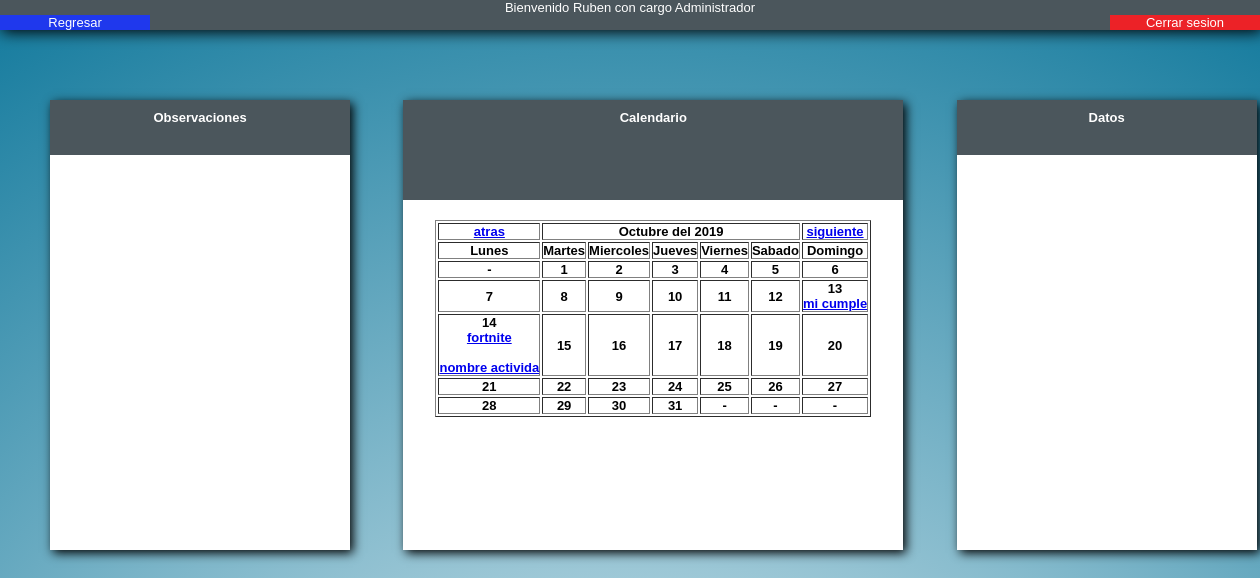
The page /vistas/calendar.php?mes=10&anio=2019 (signed in) on the database its author committed.
### tables this page shows
CREATE TABLE `Usuarios`
(
  `idUsuario` int(11) DEFAULT NULL AUTO_INCREMENT,
  `nombre` varchar(15) DEFAULT NULL,
  `username` varchar(15) DEFAULT NULL,
  `password` varchar(15) DEFAULT NULL,
  `idTipoUsuario` int(11) DEFAULT NULL,
   PRIMARY KEY (idUsuario),
   FOREIGN KEY (idTipoUsuario) REFERENCES TipoUsuarios(idTipoUsuario) ON DELETE CASCADE
);

CREATE TABLE `TipoUsuarios`
(
  `idTipoUsuario` int(11) DEFAULT NULL AUTO_INCREMENT,
  `nombreCargo` varchar(15) DEFAULT NULL,
  PRIMARY KEY (idTipoUsuario)
);

CREATE TABLE `Actividad`
(
  `idActividad` int(11) DEFAULT NULL AUTO_INCREMENT,
  `idProgramacion` int(11) DEFAULT NULL,
  `idDifusion` int(11) DEFAULT NULL,
  `idDiseno` int(11) DEFAULT NULL,
  PRIMARY KEY (idActividad),
  FOREIGN KEY (idProgramacion) REFERENCES Programacion(idProgramacion) ON DELETE CASCADE,
  FOREIGN KEY (idDifusion) REFERENCES Difusion(idDifusion) ON DELETE CASCADE,
  FOREIGN KEY (idDiseno) REFERENCES Diseno(idDiseno) ON DELETE CASCADE
);

CREATE TABLE `requerimientoActividad`
(
  `idRequerimientoActividad` int(11) DEFAULT NULL AUTO_INCREMENT,
  `fechaProgramacion` date DEFAULT NULL,
  `fechaEvento` date DEFAULT NULL,
  `nombreCompania` varchar(15) DEFAULT NULL,
  `nombreActividad` varchar(15) DEFAULT NULL,
  `disciplina` varchar(15) DEFAULT NULL,
  `lugar` varchar(15) DEFAULT NULL,
  `tipoEntrada` int(11) DEFAULT NULL,
  `costo` int(11) DEFAULT NULL,
  `duracion` time DEFAULT NULL,
  `observacion` varchar(500) DEFAULT NULL,
  PRIMARY KEY (idRequerimientoActividad)
);

### includes/user.php (called while the page is built, shortened)
<?php
include 'db.php';
class User extends DB
{
	private $nombre;
	private $cargo;
	public function setUser($user)
	{
		$query = $this->connect()->prepare('SELECT u.nombre,u.username,t.nombreCargo
											FROM usuarios u, tipousuarios t
											WHERE u.idTipoUsuario = t.idTipoUsuario
											AND username = :user');
		$query->execute(['user' => $user]);
		foreach($query as $currentUser)
		{
			$this->nombre = $currentUser['nombre'];
			$this->cargo = $currentUser['nombreCargo'];
		}
	}
	public function getNombre()
	{
		return $this->nombre;
	}
	public function getCargo()
	{
		return $this->cargo;
	}
}
?>

### includes/db.php (called while the page is built)
<?php
class DB
{
	private $host;
	private $db;
	private $user;
	private $password;
	private $charset;
	public function __construct()
	{
		$this->host = 'localhost';
		$this->db = 'prueba';
		$this->user = 'root';
		$this->password = 'QQWWEERR1';
		$this->charset = 'utf8mb4';
	}
	public function connect()
	{
		try
		{
			$connection = "mysql:host=" . $this->host . ";dbname=" . $this->db . ";charset=" . $this->charset;
			$options = [PDO::ATTR_ERRMODE => PDO::ERRMODE_EXCEPTION,
						PDO::ATTR_EMULATE_PREPARES => false,];
			$pdo = new PDO($connection,$this->user,$this->password,$options);
			return $pdo;
		}
		catch(PDOException $e)
		{
			print_r("Error connection: " . $e->getMessage());
		}
	}
}
?>

### vistas/calendar.php (the view, shortened to what this page needs)
<?php
	include_once '../includes/user.php';
    include_once '../includes/db.php';
    $userSession = new UserSession();
    $user = new User();
    if(isset($_SESSION['user']))
    {
        $user->setUser($userSession->getCurrentUser());
    }
    else
    {
        header("location: ../index.php");
    }
?>
<!DOCTYPE html>
<html>
	<head>
		<link rel="stylesheet" href="../styles/calendarStylo.css">
	</head>
	<body>
	<header>
			<?php echo "<p>Bienvenido ".$user->getNombre()." con cargo ".$user->getCargo()."</p>";
			if($user->getCargo() == "Administrador")
				{
					echo "<a id = \"botonRegresar\" href=\"home.php\">Regresar</a>";
				}
			?>
			<a id="botonSalir" href="../includes/logout.php">Cerrar sesion</a>
	</header>
		<div id="calendario">
			<table border="1" id="tabla">
				<section id="cabecera">
					<h1>Calendario</h1>
				</section>
				<tr>
					<?php
					function fechaAnterior($anterior)
					{
						if($anterior[0]==1)
						{
							$anterior[0]=12;
							$anterior[1]-=1;
						}
						else
							$anterior[0]-=1;
						if($anterior[0]<10)
							$anterior[0] = "0".$anterior[0];
						return $anterior;
					}
					function fechaSiguiente($siguiente)
					{
						if($siguiente[0]>11)
						{
							$siguiente[0]=1;
							$siguiente[1]+=1;
						}
						else
							$siguiente[0]+=1;
						return $siguiente;
					}
					function fechaString($dia,$mes,$anio)
					{
						if($dia<10)
						{
							$dia = "0".$dia;
						}
						return $anio."-".$mes."-".$dia;
					}
					$nombreMeses = array('Enero','Febrero','Marzo','Abril','Mayo','Junio','Julio','Agosto','Septiembre','Octubre','Noviembre','Diciembre');
					$fecha = new DateTime();
					$mes = $fecha->format('m');
					$anio = $fecha->format('Y');
					$siguiente = fechaSiguiente(array($mes,$anio));
					$anterior = fechaAnterior(array($mes,$anio));
					if(isset($_GET['mes'])&&isset($_GET['anio']))
					{
						$siguiente = fechaSiguiente(array($_GET['mes'],$_GET['anio']));
						$anterior = fechaAnterior(array($_GET['mes'],$_GET['anio']));
						$mes = $_GET['mes'];
						$anio = $_GET['anio'];
					}
					$db = new DB();
					$query = $db->connect()->prepare("SELECT a.idActividad,r.nombreActividad,r.fechaEvento
			    						 		  FROM actividad a, programacion p, requerimientoActividad r
			    						 		  WHERE a.idProgramacion = p.idProgramacion
			    						 		  AND p.idRequerimientoActividad = r.idRequerimientoActividad
			    						 		  AND r.fechaEvento >= '$anio-$mes-01'
			    						 		  AND r.fechaEvento <= '$anio-$mes-31'");
					$query->execute();
					$query->setFetchMode(PDO::FETCH_NUM);
				    $result = $query->fetchAll();
					echo "<th id='atras'><a href='calendar.php?mes=".$anterior[0]."&anio=".$anterior[1]."'>atras</a></th>";
					echo "<th id='fecha' colspan='5'>".$nombreMeses[$mes-1]." del ".$anio."</th>";
					echo "<th id='siguiente'><a href='calendar.php?mes=".$siguiente[0]."&anio=".$siguiente[1]."'>siguiente</a></th>";
					?>
				</tr>
				<tr>
					<th>Lunes</th>
					<th>Martes</th>
					<th>Miercoles</th>
					<th>Jueves</th>
					<th>Viernes</th>
					<th>Sabado</th>
					<th>Domingo</th>
				</tr>
				<?php
					$primeraCelda = date("w",mktime(0,0,0,$mes,1,$anio))+7;
					$finMes = date("d",(mktime(0,0,0,$mes+1,1,$anio)-1));
					if($primeraCelda >= 8)
					{
						$primeraCelda = $primeraCelda - 7;
					}
					$ultimaCelda = $primeraCelda + $finMes;
					$limite = 6;
					if($ultimaCelda <= 36)
					{
						$limite = 5;
					}
					$contador = 1;
					$dia = 1;
					for($i = 0 ; $i < $limite ; $i++)
					{
						echo "<tr>";
						for($j = 0 ; $j < 7 ; $j++)
						{
							echo "<th>";
							if($contador >= $primeraCelda && $contador < $ultimaCelda)
							{
								echo $dia;
								if($query->rowCount())
								{
									for($k = 0 ; $k < count($result) ; $k++)
									{
									    if($result[$k][2] == fechaString($dia,$mes,$anio))
									    {
									    	echo "<br><a href='calendar.php?mes=".$mes."&anio=".$anio."&id=".$result[$k][0]."'>".$result[$k][1]."</a><br>";
									    }
									}
								}
								$dia++;
							}
							else
							{
								echo "-";
							}
							echo "</th>";
							$contador++;
						}
						echo "</tr>";
					}
				?>
			</table>
		</div>
		<div id="observaciones">
			<section id="cabecera2">
				<h1>Observaciones</h1>
			</section>
			<section id="cuerpo">
			</section>
		</div>
		<div id="datos">
			<section id="cabecera2">
				<h1>Datos</h1>
			</section>
			<section id="cuerpo">
			</section>
		</div>
	</body>
</html>

### styles/calendarStylo.css (style rules this page uses)
* { padding: 0px; margin: 0px; font-family: Verdana, Geneva, Tahoma, sans-serif; font-size: 13px; }
body { display: grid; grid-template-rows: 100px auto auto; grid-template-columns: auto auto auto; grid-template-areas: "a a a" "b c d" ". e ."; background-image: radial-gradient(circle,rgb(255,255,255),rgb(19,122,157)); background-repeat: no-repeat; background-size: 100% 400%; text-align: center; }
header { grid-area: a; background-color: rgb(75,86,92); height: 30px; color: white; font-size: 20px; display: grid; grid-template-columns: 150px 1fr 150px; box-shadow: 2px 2px 15px black; }
header p { grid-column: 2/3; }
#botonRegresar { grid-column: 1/2; background-color: rgb(31,56,237); color: white; text-align: center; width: 150px; text-decoration: none; }
#botonSalir { grid-column: 3/4; background-color: rgb(236,34,39); color: white; text-align: center; width: 150px; text-decoration: none; }
#calendario { grid-area: c; justify-items: center; align-items: center; background-color: white; width: 500px; height: 450px; box-shadow: 3px 3px 10px; margin-left: 50px; }
#cabecera { background-color: rgb(75,86,92); color: white; height: 20%; width: 100%; padding-top: 10px; font-size: 22px; }
#observaciones { grid-area: b; background-color: white; width: 300px; height: 450px; box-shadow: 3px 3px 10px; margin-left: 50px; }
#datos { grid-area: d; background-color: white; width: 300px; height: 450px; box-shadow: 3px 3px 10px; margin-left: 50px; }
#cabecera2 { background-color: rgb(75,86,92); color: white; height: 10%; width: 100%; padding-top: 10px; font-size: 22px; }
#cuerpo { color: black; padding-top: 10px; font-size: 14px; }
#tabla { margin: auto; margin-top: 20px; margin-bottom: auto; }

### rows shown on the page
usuarios: nombre "Ruben", idTipoUsuario.nombreCargo "Administrador"
actividad: requerimientoactividad.nombreActividad "mi cumple"
actividad: requerimientoactividad.nombreActividad "fortnite"
actividad: requerimientoactividad.nombreActividad "nombre activida"

### other values the page prints
$nombreMeses[$mes-1] "Octubre"
$anio "2019"
